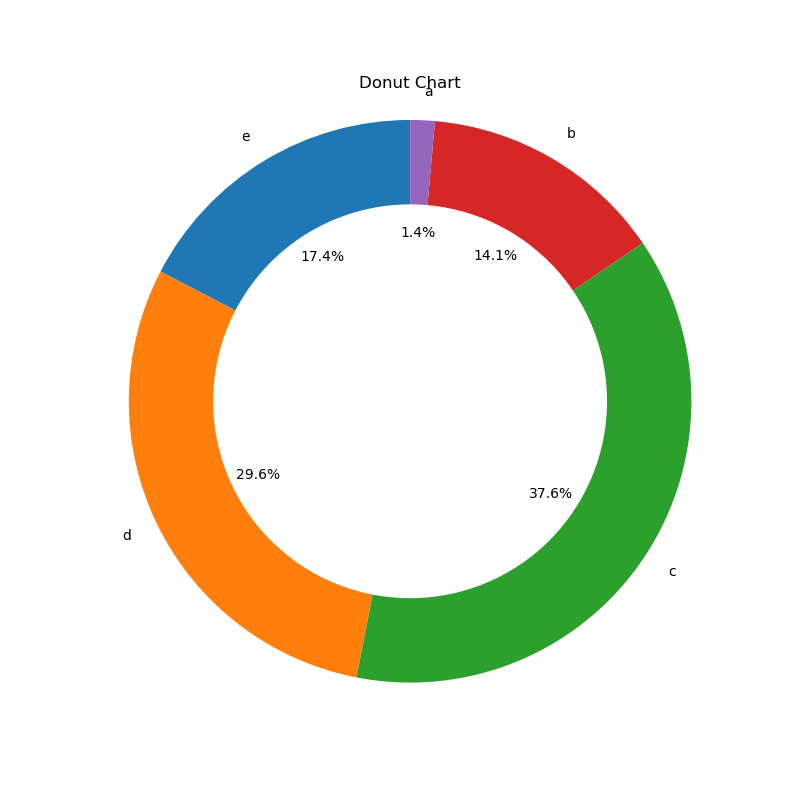

Reproduce this figure in Python.
import matplotlib.pyplot as plt
import pandas as pd

# Read the CSV file
data = pd.read_csv('myfile.csv')

# Get the categorical and quantitative columns
categories = data['A']
values = data['B']

# Create the Donut chart
fig, ax = plt.subplots(figsize=(8, 8))
ax.pie(values, labels=categories, autopct='%1.1f%%', startangle=90)
ax.axis('equal')  # Equal aspect ratio ensures that pie is drawn as a circle.
ax.set_title('Donut Chart')

# Draw the center circle
center_circle = plt.Circle((0, 0), 0.7, fc='white')
fig.gca().add_artist(center_circle)

plt.show()
